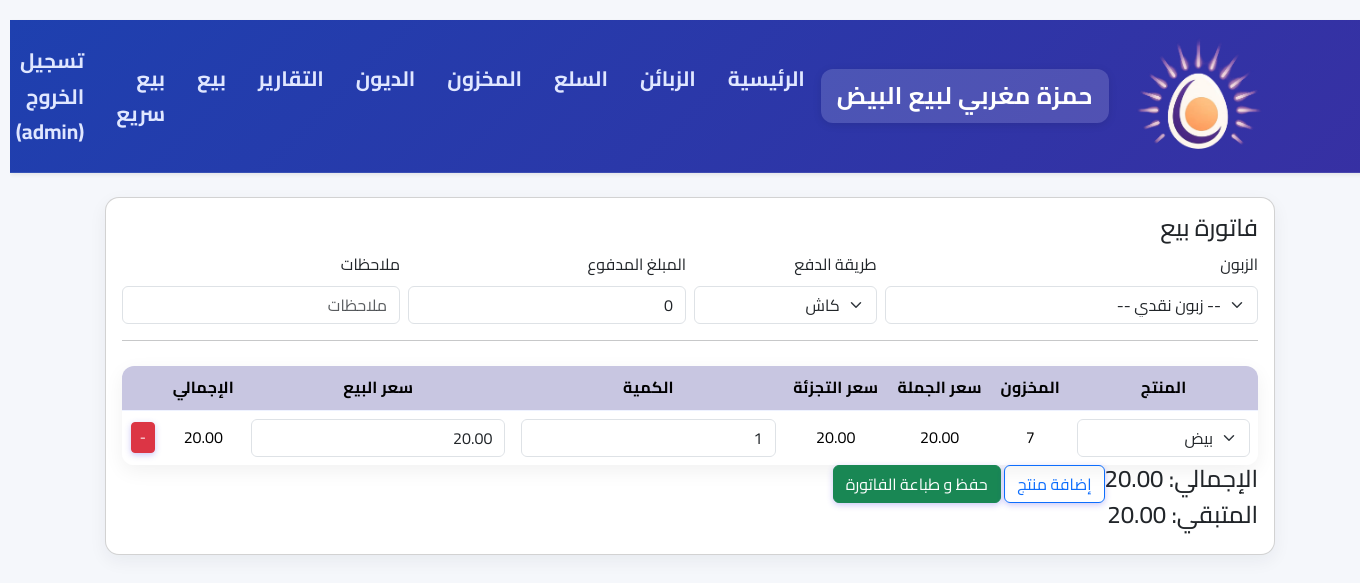
Page /sale/new (signed in) on the committed database.
### app.py (models this page shows, shortened)
class User(UserMixin, db.Model):
    id = db.Column(db.Integer, primary_key=True)
    username = db.Column(db.String(80), unique=True, nullable=False)
    password_hash = db.Column(db.String(128))
    role = db.Column(db.String(20), nullable=False, default='seller') # 'admin' or 'seller'

class Product(db.Model):
    id = db.Column(db.Integer, primary_key=True)
    name = db.Column(db.String(200), nullable=False)
    stock = db.Column(db.Integer, default=0)
    price_wholesale = db.Column(db.Numeric(10,2), nullable=False, default=0)
    price_retail = db.Column(db.Numeric(10,2), nullable=False, default=0)
    notes = db.Column(db.Text)

### app.py (the view, shortened to what this page needs)
@app.route('/sale/new', methods=['GET', 'POST'])
@login_required
def new_sale():
    if request.method == 'GET':
        customers = Customer.query.order_by(Customer.name).all()
        products = Product.query.order_by(Product.name).all()
        return render_template('sale_form.html', customers=customers, products=products)

### app.py (called while the page is built)
@login_manager.user_loader
def load_user(user_id):
    return User.query.get(int(user_id))

### templates/sale_form.html (shortened to what this page needs)
{% extends 'base.html' %}
{% block content %}
<div class="card card-modern p-3">
  <h4>فاتورة بيع</h4>
  {% if products %}
  <form method="post">
    <div class="row g-2">
      <div class="col-md-4">
        <label class="form-label">الزبون</label>
        <select class="form-select" name="customer_id">
          <option value="">-- زبون نقدي --</option>
        </select>
      </div>
      <div class="col-md-2">
        <label class="form-label">طريقة الدفع</label>
        <select name="payment_type" id="payment_type" class="form-select">
          <option value="cash">كاش</option>
        </select>
      </div>
      <div class="col-md-3">
        <label class="form-label">المبلغ المدفوع</label>
        <input class="form-control" name="paid_amount" id="paid_amount" type="number" step="0.01" value="0">
      </div>
      <div class="col-md-3">
        <label class="form-label">ملاحظات</label>
        <input class="form-control" name="notes" placeholder="ملاحظات">
      </div>
    </div>
    <hr>
    <table class="table" id="items-table">
      <thead><tr><th>المنتج</th><th>المخزون</th><th>سعر الجملة</th><th>سعر التجزئة</th><th>الكمية</th><th>سعر البيع</th><th>الإجمالي</th><th></th></tr></thead>
      <tbody>
        <tr>
          <td>
            <select class="form-select product-select" name="product_id[]">
              {% for p in products %}
              <option value="{{ p.id }}"
                      data-stock="{{ p.stock }}"
                      data-wholesale="{{ p.price_wholesale }}"
                      data-retail="{{ p.price_retail }}">
                {{ p.name }}
              </option>
              {% endfor %}
            </select>
          </td>
          <td class="stock-cell">{{ products[0].stock }}</td>
          <td class="wholesale-price">{{ products[0].price_wholesale }}</td>
          <td class="retail-price">{{ products[0].price_retail }}</td>
          <td><input name="qty[]" class="form-control qty-input" type="number" value="1" min="1"></td>
          <td><input name="price[]" class="form-control price-input" value="{{ products[0].price_retail }}"></td>
          <td class="row-total"></td>
          <td><button type="button" class="btn btn-danger btn-sm remove-row">-</button></td>
        </tr>
      </tbody>
    </table>
    <button type="button" id="add-row" class="btn btn-outline-primary">إضافة منتج</button>
    <div class="float-end text-end">
        <h4>الإجمالي: <span id="grand-total">0.00</span></h4>
        <h4>المتبقي: <span id="due-amount">0.00</span></h4>
    </div>
    <button class="btn btn-success">حفظ و طباعة الفاتورة</button>
  </form>
  {% else %}
  <div class="alert alert-warning">
    لا توجد منتجات في المخزون. الرجاء <a href="{{ url_for('products') }}" class="alert-link">إضافة منتجات</a> أولاً قبل إنشاء فاتورة بيع.
  </div>
  {% endif %}
</div>
{% endblock %}

### templates/base.html (shortened to what this page needs)
    <!doctype html>
    <html lang="ar" dir="rtl">
      <head>
        <link href="https://cdn.jsdelivr.net/npm/bootstrap@5.3.2/dist/css/bootstrap.min.css" rel="stylesheet">
        <link rel="stylesheet" href="{{ url_for('static', filename='style.css') }}">
      </head>
      <body class="rtl">
        {% if current_user.is_authenticated %}
        <nav class="navbar navbar-expand-lg navbar-light bg-white shadow-sm mb-4">
          <div class="container">
            <img
              src="{{ url_for('static', filename='logo.png') }}"
              alt="شعار المحل"
              class="navbar-logo d-inline-block align-text-top"
            >
            <a class="navbar-brand" href="{{ url_for('index') }}">حمزة مغربي لبيع البيض</a>
            <div class="collapse navbar-collapse">
              <ul class="navbar-nav me-auto">
                {% if current_user.role == 'admin' %}
                  <li class="nav-item"><a class="nav-link" href="{{ url_for('index') }}">الرئيسية</a></li>
                  <li class="nav-item"><a class="nav-link" href="{{ url_for('customers') }}">الزبائن</a></li>
                  <li class="nav-item"><a class="nav-link" href="{{ url_for('products') }}">السلع</a></li>
                  <li class="nav-item"><a class="nav-link" href="{{ url_for('inventory') }}">المخزون</a></li>
                  <li class="nav-item"><a class="nav-link" href="{{ url_for('all_debts') }}">الديون</a></li>
                  <li class="nav-item"><a class="nav-link" href="{{ url_for('reports') }}">التقارير</a></li>
                {% endif %}
                <li class="nav-item"><a class="nav-link" href="{{ url_for('new_sale') }}">بيع</a></li>
                <li class="nav-item"><a class="nav-link" href="{{ url_for('fast_selling') }}">بيع سريع</a></li>
              </ul>
              <ul class="navbar-nav ms-auto">
                <li class="nav-item">
                  <a class="nav-link" href="{{ url_for('logout') }}">تسجيل الخروج ({{ current_user.username }})</a>
                </li>
              </ul>
            </div>
          </div>
        </nav>
        {% endif %}
        <div class="container">
          {% block content %}{% endblock %}
        </div>
      </body>
    </html>

### static/style.css (style rules this page uses)
* { box-sizing: border-box; margin: 0; padding: 0; }
body { font-family: 'Cairo', 'Segoe UI', Tahoma, Geneva, Verdana, sans-serif; direction: rtl; background-color: #f8f9fc; color: #333; line-height: 1.7; min-height: 100vh; padding-top: 20px; }
.navbar { background: linear-gradient(135deg, #1e40af, #3730a3) !important; box-shadow: 0 4px 20px rgba(0, 0, 0, 0.1); padding: 0.7rem 0; border-bottom: 1px solid rgba(255, 255, 255, 0.1); margin-bottom: 2rem; }
.navbar-brand { font-family: 'Cairo', sans-serif; font-weight: 700; font-size: 1.5rem; color: #ffffff !important; background: rgba(255, 255, 255, 0.15); padding: 0.4rem 1rem; border-radius: 12px; transition: all 0.3s ease; box-shadow: 0 2px 8px rgba(0, 0, 0, 0.1); letter-spacing: 0.5px; }
.nav-link { font-family: 'Cairo', sans-serif; font-weight: 700; color: #e0e7ff !important; font-size: 1.30rem; padding: 0.5rem 1rem !important; border-radius: 8px; transition: all 0.3s ease; position: relative; }
.nav-link::after { content: ''; position: absolute; bottom: 5px; right: 10px; width: 0; height: 2px; background: #818cf8; transition: width 0.3s ease; border-radius: 1px; }
.collapse .navbar-nav .nav-item .nav-link { margin: 4px 0; }
.container { width: 90%; max-width: 1200px; margin: 0 auto; padding: 0 15px; }
.card-modern { background: white; border-radius: 16px; box-shadow: 0 8px 25px rgba(0, 0, 0, 0.08); overflow: hidden; transition: transform 0.3s ease, box-shadow 0.3s ease; margin-bottom: 1.5rem; }
table { width: 100%; border-collapse: separate; border-spacing: 0; margin: 25px 0; background: white; border-radius: 14px; overflow: hidden; box-shadow: 0 6px 20px rgba(0, 0, 0, 0.06); font-size: 1.00rem; text-align: center; direction: rtl; }
th { background: linear-gradient(135deg, #c8c6e1, #c8c6e1); color: #ffffff; font-weight: 700; font-size: 1.00rem; padding: 14px 16px; text-transform: uppercase; letter-spacing: 0.3px; box-shadow: 0 2px 8px rgba(0, 0, 0, 0.1); }
th, td { padding: 12px 15px; text-align: center; border-bottom: 1px solid #eef2ff; vertical-align: middle; }
tbody tr:last-child td { border-bottom: none; }
tbody tr { transition: background-color 0.2s ease, transform 0.2s ease; }
.card-modern table { margin-bottom: 0; border-radius: 12px; }
button { font-family: 'Cairo', sans-serif; background-color: #4f46e5; color: white; border: none; padding: 10px 20px; font-size: 0.95rem; border-radius: 8px; cursor: pointer; transition: all 0.3s ease; box-shadow: 0 2px 6px rgba(79, 70, 229, 0.3); }

### templates/base.html (style rules this page uses)
body { background: #f5f7fb; }
.card-modern { border-radius: 14px; box-shadow: 0 6px 18px rgba(20,30,50,0.06); }
.rtl { direction: rtl; text-align: right; }
.navbar-logo { width: 150px; height: auto; max-height: 150px; }

### rows in the picture
User: username "admin"
Product: price_wholesale "20.00", price_retail "20.00"

### other values in the picture
form field value "بيض"
